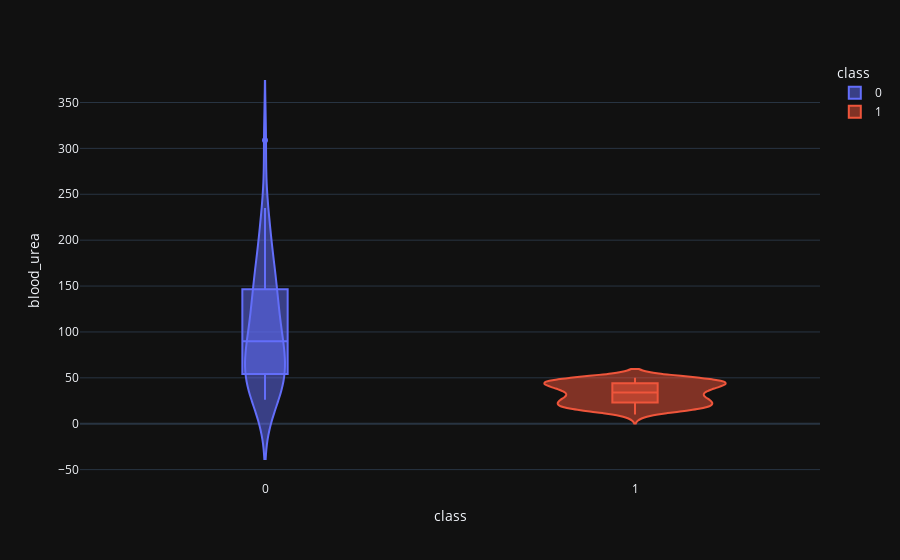

Notebook code for this chart:
### Code cell
violin('blood_urea')

### Figure 1 — Plotly figure (JSON) as saved in the notebook; plotly's stock layout.template omitted (floating-point values rounded to 4 significant figures)
{"data": [{"alignmentgroup": "True", "box": {"visible": true}, "hovertemplate": "class=%{x}<br>blood_urea=%{y}<extra></extra>", "legendgroup": "0", "marker": {"color": "#636efa"}, "name": "0", "offsetgroup": "0", "orientation": "v", "scalegroup": "True", "showlegend": true, "type": "violin", "x": [0, 0, 0, 0, 0, 0, 0, 0, 0, 0, 0, 0, 0, 0, 0, 0, 0, 0, 0, 0, 0, 0, 0, 0, 0, 0, 0, 0, 0, 0, 0, 0, 0, 0, 0, 0, 0, 0, 0, 0, 0, 0, 0], "x0": " ", "xaxis": "x", "y": [56, 107, 60, 90, 148, 163, 87, 32, 142, 92, 107, 139, 186, 35, 26, 82, 90, 125, 166, 208, 125, 53, 36, 235, 42, 35, 60, 40, 52, 58, 67, 158, 40, 132, 150, 73, 95, 54, 191, 96, 215, 55, 309], "y0": " ", "yaxis": "y"}, {"alignmentgroup": "True", "box": {"visible": true}, "hovertemplate": "class=%{x}<br>blood_urea=%{y}<extra></extra>", "legendgroup": "1", "marker": {"color": "#EF553B"}, "name": "1", "offsetgroup": "1", "orientation": "v", "scalegroup": "True", "showlegend": true, "type": "violin", "x": [1, 1, 1, 1, 1, 1, 1, 1, 1, 1, 1, 1, 1, 1, 1, 1, 1, 1, 1, 1, 1, 1, 1, 1, 1, 1, 1, 1, 1, 1, 1, 1, 1, 1, 1, 1, 1, 1, 1, 1, 1, 1, 1, 1, 1, 1, 1, 1, 1, 1, 1, 1, 1, 1, 1, 1, 1, 1, 1, 1, 1, 1, 1, 1, 1, 1, 1, 1, 1, 1, 1, 1, 1, 1, 1, 1, 1, 1, 1, 1, 1, 1, 1, 1, 1, 1, 1, 1, 1, 1, 1, 1, 1, 1, 1, 1, 1, 1, 1, 1, 1, 1, 1, 1, 1, 1, 1, 1, 1, 1, 1, 1, 1, 1, 1], "x0": " ", "xaxis": "x", "y": [10, 36, 49, 17, 38, 27, 10, 36, 20, 31, 38, 32, 18, 46, 24, 40, 17, 33, 19, 34, 25, 15, 22, 46, 44, 23, 50, 44, 37, 19, 18, 32, 44, 42, 38, 49, 48, 33, 38, 25, 30, 17, 46, 27, 18, 28, 46, 48, 29, 49, 39, 30, 50, 25, 31, 25, 39, 46, 45, 40, 34, 42, 29, 37, 46, 35, 27, 18, 25, 19, 49, 47, 37, 17, 24, 38, 16, 22, 50, 39, 16, 19, 44, 15, 41, 42, 48, 42, 50, 26, 38, 44, 41, 16, 27, 45, 23, 22, 46, 18, 25, 47, 17, 15, 48, 25, 16, 48, 45, 46, 49, 31, 26, 50, 18], "y0": " ", "yaxis": "y"}], "layout": {"legend": {"title": {"text": "class"}, "tracegroupgap": 0}, "margin": {"t": 60}, "violinmode": "overlay", "xaxis": {"anchor": "y", "categoryarray": [0, 1], "categoryorder": "array", "domain": [0, 1], "title": {"text": "class"}}, "yaxis": {"anchor": "x", "domain": [0, 1], "title": {"text": "blood_urea"}}}}
